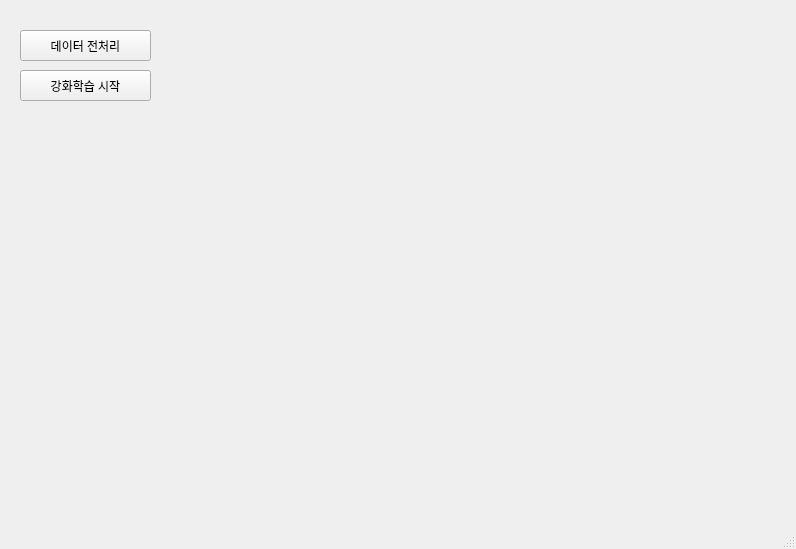
<?xml version="1.0" encoding="UTF-8"?>
<ui version="4.0">
 <class>MainWindow</class>
 <widget class="QMainWindow" name="MainWindow">
  <property name="enabled">
   <bool>true</bool>
  </property>
  <property name="geometry">
   <rect>
    <x>0</x>
    <y>0</y>
    <width>796</width>
    <height>549</height>
   </rect>
  </property>
  <property name="font">
   <font>
    <kerning>true</kerning>
   </font>
  </property>
  <property name="mouseTracking">
   <bool>true</bool>
  </property>
  <property name="tabletTracking">
   <bool>true</bool>
  </property>
  <property name="focusPolicy">
   <enum>Qt::TabFocus</enum>
  </property>
  <property name="acceptDrops">
   <bool>true</bool>
  </property>
  <property name="windowTitle">
   <string>JungWooTrader v0.1</string>
  </property>
  <widget class="QWidget" name="centralwidget">
   <widget class="QPushButton" name="pushButton">
    <property name="geometry">
     <rect>
      <x>20</x>
      <y>30</y>
      <width>131</width>
      <height>31</height>
     </rect>
    </property>
    <property name="text">
     <string>데이터 전처리</string>
    </property>
   </widget>
   <widget class="QPushButton" name="pushButton_3">
    <property name="geometry">
     <rect>
      <x>20</x>
      <y>70</y>
      <width>131</width>
      <height>31</height>
     </rect>
    </property>
    <property name="text">
     <string>강화학습 시작</string>
    </property>
   </widget>
  </widget>
  <widget class="QMenuBar" name="menubar">
   <property name="geometry">
    <rect>
     <x>0</x>
     <y>0</y>
     <width>796</width>
     <height>21</height>
    </rect>
   </property>
  </widget>
  <widget class="QStatusBar" name="statusbar">
   <property name="font">
    <font>
     <weight>75</weight>
     <bold>true</bold>
    </font>
   </property>
   <property name="tabletTracking">
    <bool>true</bool>
   </property>
   <property name="focusPolicy">
    <enum>Qt::StrongFocus</enum>
   </property>
   <property name="acceptDrops">
    <bool>false</bool>
   </property>
  </widget>
 </widget>
 <resources/>
 <connections/>
 <designerdata>
  <property name="gridDeltaX">
   <number>10</number>
  </property>
  <property name="gridDeltaY">
   <number>10</number>
  </property>
  <property name="gridSnapX">
   <bool>true</bool>
  </property>
  <property name="gridSnapY">
   <bool>true</bool>
  </property>
  <property name="gridVisible">
   <bool>true</bool>
  </property>
 </designerdata>
</ui>
